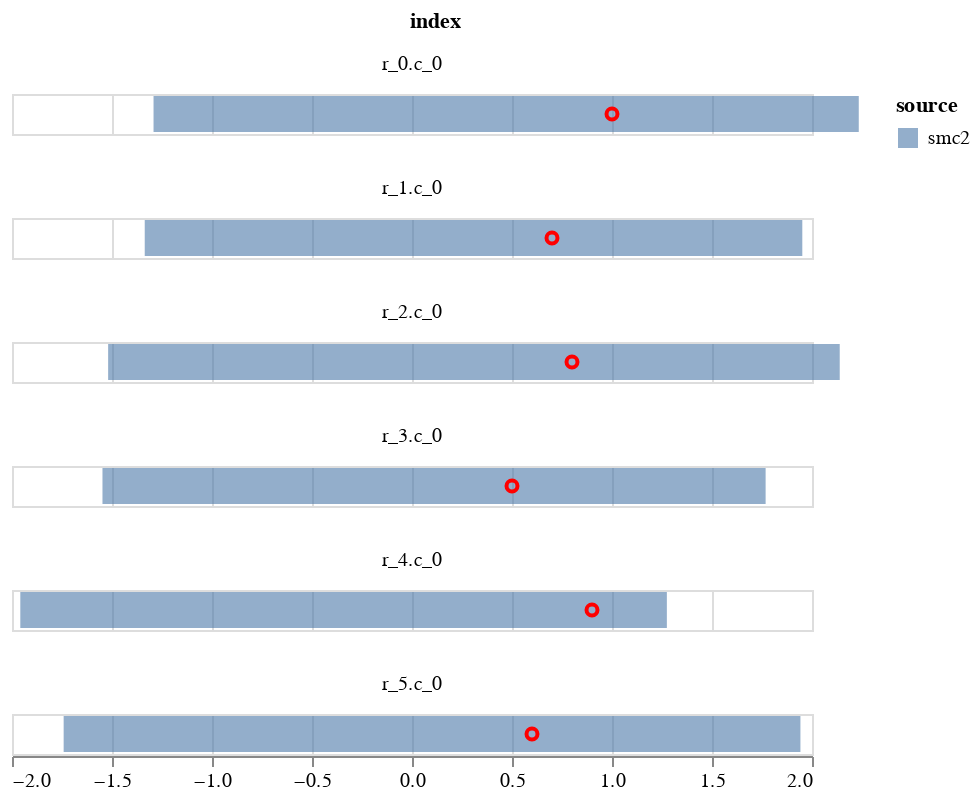

The notebook cell saved with this chart:
### Code cell
c1 = alt.Chart(plot_data).mark_bar(opacity=0.6).encode(
    alt.X('q1', title=None,  scale=alt.Scale(domain=[-2,2])),
    alt.X2('q2', title=None),
    alt.Color('source'),    
)
    

c2 = alt.Chart(plot_data).mark_point(opacity=1, color='red').encode(
        alt.X('data', title=None),
)
(c1+c2).facet(
       'index',
    columns=1
    )

### Figure 1 — Vega-Lite specification as saved in the notebook (floating-point values rounded to 4 significant figures)
{"config": {"view": {"continuousWidth": 400, "continuousHeight": 300}}, "data": {"name": "data-3112c2907bf1bd102cc082034ced5a11"}, "facet": {"type": "nominal", "field": "index"}, "spec": {"layer": [{"mark": {"type": "bar", "opacity": 0.6}, "encoding": {"color": {"type": "nominal", "field": "source"}, "x": {"type": "quantitative", "field": "q1", "scale": {"domain": [-2, 2]}, "title": null}, "x2": {"field": "q2", "title": null}}}, {"mark": {"type": "point", "color": "red", "opacity": 1}, "encoding": {"x": {"type": "quantitative", "field": "data", "title": null}}}]}, "columns": 1, "$schema": "https://vega.github.io/schema/vega-lite/v4.8.1.json", "datasets": {"data-3112c2907bf1bd102cc082034ced5a11": [{"index": "r_0.c_0", "q1": -1.292, "q2": 2.234, "source": "smc2", "data": 1.0}, {"index": "r_1.c_0", "q1": -1.336, "q2": 1.951, "source": "smc2", "data": 0.7}, {"index": "r_2.c_0", "q1": -1.519, "q2": 2.139, "source": "smc2", "data": 0.8}, {"index": "r_3.c_0", "q1": -1.548, "q2": 1.768, "source": "smc2", "data": 0.5}, {"index": "r_4.c_0", "q1": -1.958, "q2": 1.274, "source": "smc2", "data": 0.9}, {"index": "r_5.c_0", "q1": -1.742, "q2": 1.942, "source": "smc2", "data": 0.6}]}}
